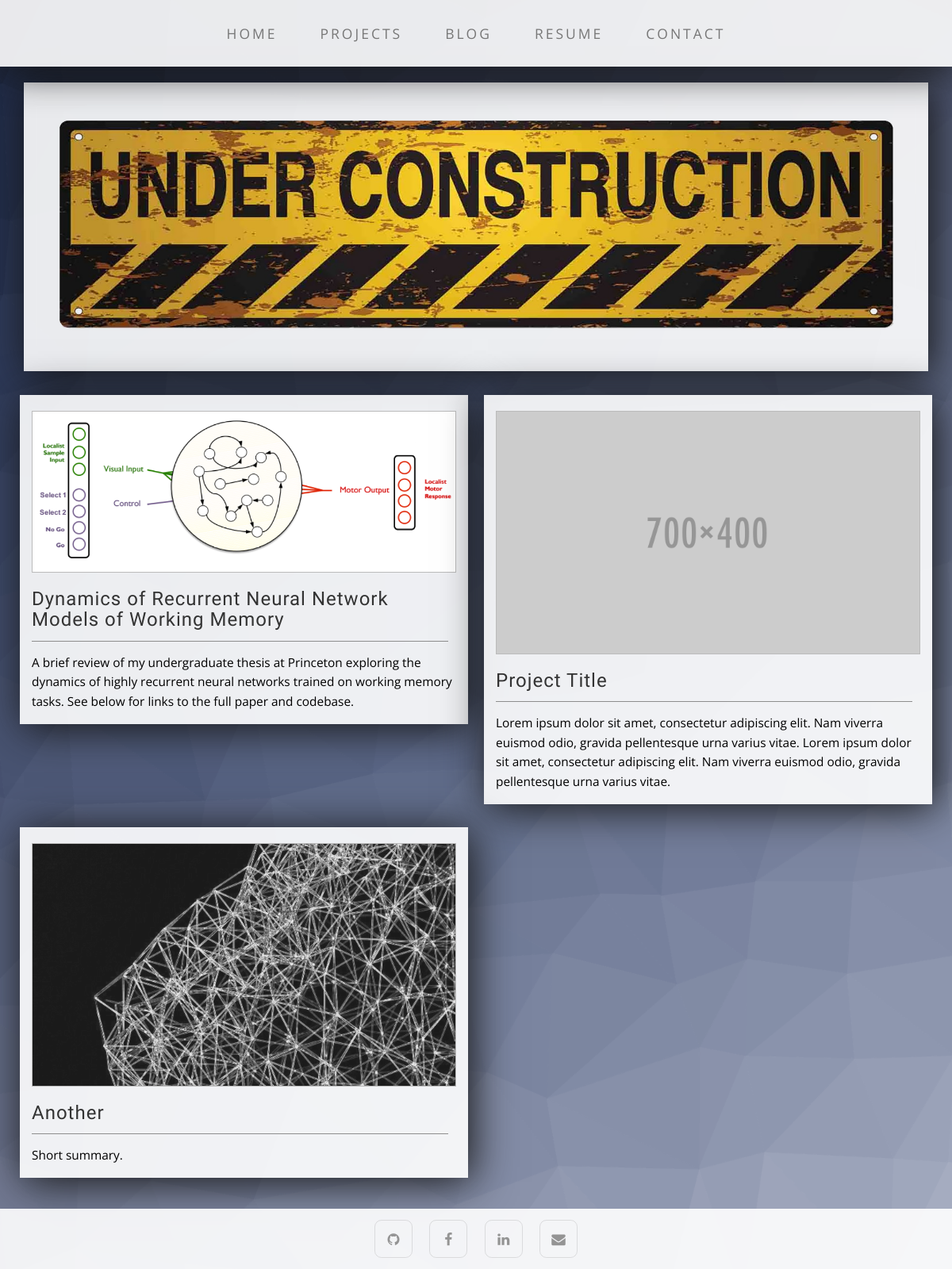
The app's page /projects with its own data.
### tables this page shows
CREATE TABLE post_summaries (
  id integer primary key autoincrement,
  prefix text not null,
  type text not null,
  title text not null,
  summary text not null,
  thumbnail_img_url text not null,
  'date' text not null
);

### flaskapp.py (the view)
@flask_app.route('/projects')
def projects_page():
	flash("test flash")
	context = _gen_page_context('Projects')
	_add_thumbnails(context)
	return render_template('projects.html', context=context)

### flaskapp.py (called while the page is built)
def connect_db():
    rv = sqlite3.connect(flask_app.config['DATABASE'])
    rv.row_factory = sqlite3.Row
    return rv

def get_db():
    if not hasattr(g, 'sqlite_db'):
        g.sqlite_db = connect_db()
    return g.sqlite_db

def _gen_page_context(page):
	"""Generates the templating context for a given page load"""
	context = {}
	context['page'] = page
	return context

def _add_thumbnails(context):
	"""Adds a list of post/project thumbnails to the page context loaded from the db"""
	if context['page'] == "Projects":
		page_type = 'project'
	else:
		page_type = 'blog'
	db = get_db()
	cur = db.execute('select id, prefix, title, summary, thumbnail_img_url from post_summaries '\
					 'where type = ? order by id desc', [page_type])
	results = cur.fetchall()
	if context['page'] == "Projects":
		context['projects'] = results
	else:
		context['posts'] = results

### templates/projects.html (shortened to what this page needs)
<!DOCTYPE html>
<html lang="en">
{% include 'components/head.html' %}
<body>
    {% include 'components/navbar.html' %}
    <div class="container">
    {% include 'components/construction.html' %}
	{% for project in context.projects %}
		{% if loop.index0 is divisibleby 2 %}
			<div class="row">
		{% endif %}
    	{% include "components/project_thumbnail.html" %}
    	{% if (loop.index0 + 1) is divisibleby 2 %}
			</div>
		{% endif %}
	{% endfor %}
    {% if context.projects|length is not even %}
		</div>
	{% endif %}
    </div>
    {% include 'components/footer.html' %}
</body>
</html>

### templates/components/project_thumbnail.html
<div class="col-sm-6 post-column">
	<a class="hvr-grow post-box" href="post/{{project.id}}">
		<div class="box">
	    	<img class="center-block img-full img-border" src="{{ url_for('static', filename=project.thumbnail_img_url) }}">
	    	<h3 class="page-header">{{ project.title }}</h3>
	   		<p class="summary">{{ project.summary }}</p>
		</div>
	</a>
</div>

### static/css/custom.css (style rules this page uses)
body { font-family: "Open Sans","Helvetica Neue",Helvetica,Arial,sans-serif; background: url('../img/bg.png') no-repeat center fixed; -webkit-background-size: cover; -moz-background-size: cover; background-size: cover; -o-background-size: cover; padding-bottom: 85px; }
html { position: relative; min-height: 100%; }
h1, h2, h3, h4, h5, h6 { font-family: "Enriqueta"; font-weight: 400; letter-spacing: 1px; }
p { font-size: 1.25em; line-height: 1.6; color: #000; }
.box { margin-bottom: 30px; padding: 30px 15px; background: rgba(255,255,255,0.9); box-shadow: 5px 5px 50px #151515; }
.post-box { min-width: 100%; }
.post-column { padding-left: 10px; padding-right: 10px; }
.post-column .box { padding: 20px 15px 15px 15px; }
.post-column .page-header { color: #333; padding-bottom: 13px; margin: 20px 10px 15px 0px; border-bottom: 1px solid #8e8e8e; }
.post-column .summary { text-decoration: none; font-size: 1.1em; margin: 0px; }
a.hvr-grow { text-decoration: none !important; }
.hvr-grow { display: inline-block; vertical-align: middle; -webkit-transform: perspective(1px) translateZ(0); transform: perspective(1px) translateZ(0); box-shadow: 0 0 1px transparent; -webkit-transition-duration: 0.3s; transition-duration: 0.3s; -webkit-transition-property: transform; transition-property: transform; }
.img-full { max-width: 100%; height: auto; margin-left: auto; margin-right: auto; }
.img-border { float: none; margin: 0 auto 0; border: #BBBBBB solid 1px; }
@media screen and (min-width:1200px) { .box:after { content: ''; display: table; clear: both; } }

### records on screen
post_summaries: thumbnail_img_url (picture), title "Dynamics of Recurrent Neural Network Models of Working Memory", summary "A brief review of my undergraduate thesis at Princeton exploring the dynamics of highly recurrent neural networks trained on working memory tasks. See below for links to the full paper and codebase."
post_summaries: thumbnail_img_url (placeholder picture), title "Project Title", summary "Lorem ipsum dolor sit amet, consectetur adipiscing elit. Nam viverra euismod odio, gravida pellentesque urna varius vitae. Lorem ipsum dolor sit amet, consectetur adipiscing elit. Nam viverra euismod odio, gravida pellentesque urna varius vitae."
post_summaries: thumbnail_img_url (picture), title "Another", summary "Short summary."
